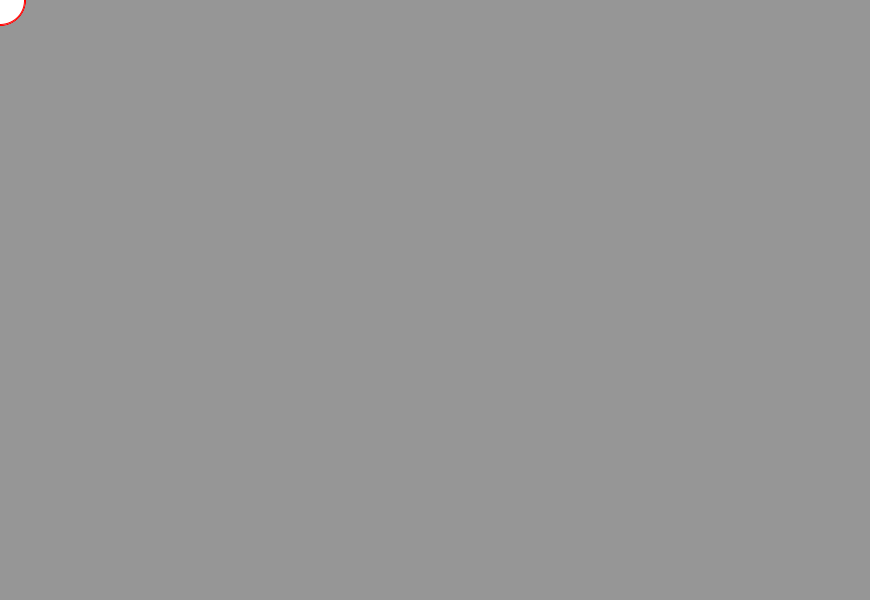
Frame 1 (no input)
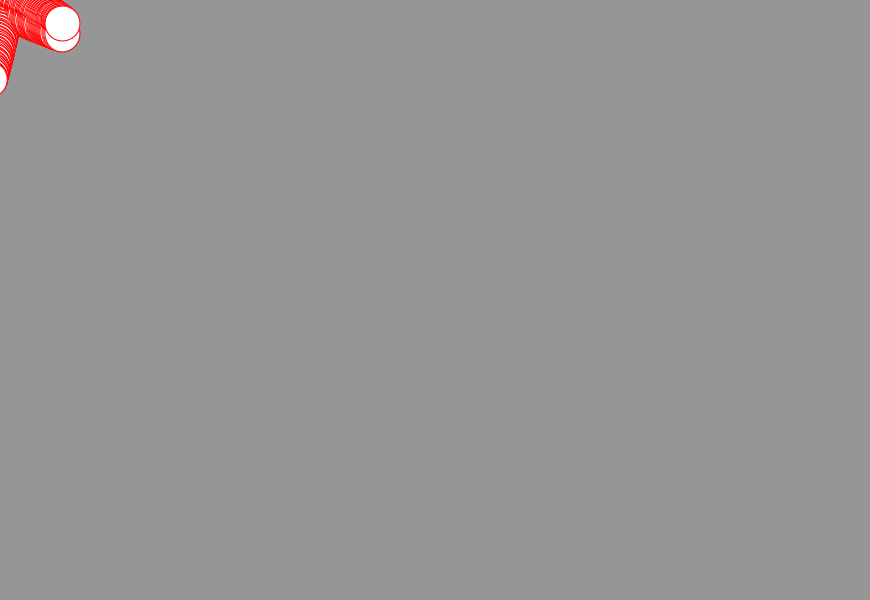
Frame 60 (the mouse pressed at the canvas centre just before this capture)
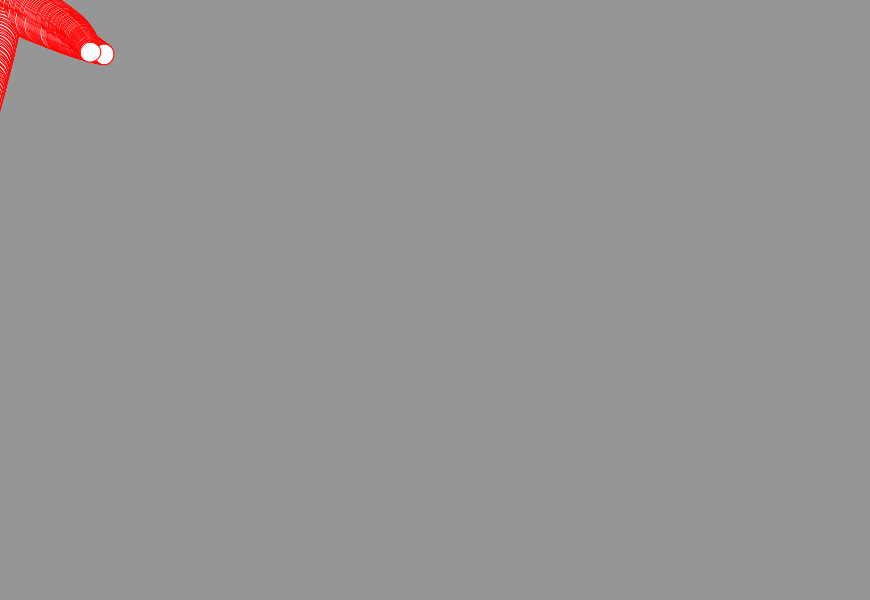
Frame 120 (the mouse held since frame 60 and released just before this capture)

The Processing sketch that drew these frames (run headless with seeded random() and noise(); from frame 60 on, the mouse is pressed at the canvas centre):

// Processing sketch: sketch_150714a
// ── sketch_150714a.pde

FlowerShape flow;
PVector mousePos;
void setup()
{
  //noStroke();
  size(870, 600);
  background(150);
  mousePos = new PVector(mouseX, mouseY);
  flow = new FlowerShape(width/2, height/2);
  for (int i = 0; i < 10; i++) {
    circleFlow c = new circleFlow(50, mousePos);
    flow.addShape(c);
  }
}

void draw()
{
  flow.run();
}

void mouseClicked()
{
  PVector pos = new PVector(mouseX, mouseY);
  for (int i = 0; i < 10; i++) {   
    circleFlow c = new circleFlow(30, pos);
    flow.addShape(c);
  }
}


// ── FlowerShape.pde
class FlowerShape {
  ArrayList<circleFlow> flower;
  int w;
  int h;
  float xPos;
  float yPos;
  PVector location;
  
  FlowerShape(float _x, float _y)
  {
    location = new PVector();
    xPos = _x;
    yPos = _y;
    flower = new ArrayList<circleFlow>();
  }
  
  void run()
  {
    int x = 10;
    for(circleFlow c : flower){
      pushMatrix();
      //translate(xPos, yPos);
      rotate(10+x);
      c.run(flower);
      popMatrix();
      x += 10;
    }
  }
  
  void addShape(circleFlow c)
  {
    flower.add(c);
  }
  
  PVector findLocation()
  {
    location.x = mouseX;
    location.y = mouseY;
    return location;
  }
  
}


// ── circleFlow.pde
class circleFlow {

  PVector vel;
  PVector loc;
  PVector accl;
  float radius;
  PVector mouseLoc;

  circleFlow(float r, PVector ml )
  {
    mouseLoc = ml;
    vel = new PVector(1, 1);
    loc = new PVector();
    accl = new PVector(random(0, 0.01), random(0, 0.01));
    radius = r;
  }

  void run(ArrayList<circleFlow> flower )
  {
    render();
    update();
  }

  void render()
  {
    pushMatrix();
      translate(mouseLoc.x, mouseLoc.y);
    stroke(255, 0, 0);
    ellipse(loc.x, loc.y, radius, radius);
    popMatrix();
  } 

  void update()
  {     
    //decrement the radius of the circle
    float radDec = .25;
    radius = radius - radDec;
    if (radius <= 0) {
      radius = 0;
    }

    //decelerate the sphere
    vel.sub(accl);
    loc.add(vel);

    if (vel.x <= 0 && vel.y <= 0) {
      vel = new PVector(0, 0);
    }

    //  print(vel.x +"\n");
  }
}
